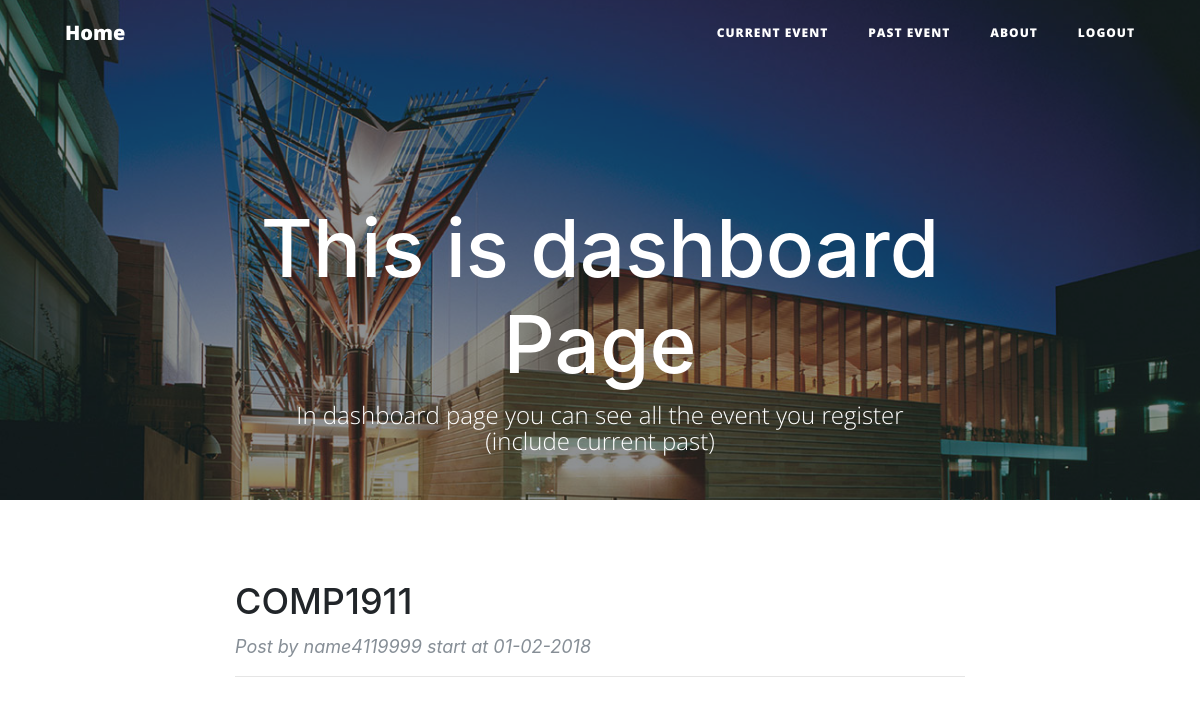
The page /dashboard/ (signed in) on the database its author committed.
### event.py (models this page shows, shortened)
class Event(db.Model):
    __tablename__ = 'events'
    event_id = db.Column(db.Integer, primary_key=True)
    title = db.Column(db.String(120))
    details = db.Column(db.UnicodeText)
    start = db.Column(db.String(80))
    end = db.Column(db.String(80))
    capacity = db.Column(db.Integer)
    status = db.Column(db.String(80))
    creater = db.Column(db.String(80))
    users = db.relationship('User',secondary=event_realation,
                            backref=db.backref('event_users_all', lazy='dynamic'))

### route.py (the view)
@app.route('/dashboard/')
@login_required
def dashboard():
    user = User.query.filter_by(zid = current_user.zid).one()
    return render_template('dashboard.html',regists = user.event_users_all.all())

### event.py (called while the page is built)
    @property
    def is_authenticated(self):
        return True

    @property
    def is_anonymous(self):
        return False

### server.py (called while the page is built)
@login_manager.user_loader
def load_user(user_id):
    return User.query.get(int(user_id))

### templates/dashboard.html
{% extends 'basedashboard.html' %}
{% block dash %}
<header class="masthead" style="background-image: url('{{ url_for('static',filename='asb-unsw-campus-53.jpg')}}'); width: auto; height:500px;">
    <div class="overlay"></div>
    <div class="container">
        <div class="row">
            <div class="col-lg-8 col-md-10 mx-auto">
                <div class="site-heading">
                    <h1>This is dashboard Page</h1>
                    <span class="subheading">In dashboard page you can see all the event you register</br>(include current past)</span>
                </div>
            </div>
        </div>
    </div>
</header>
<div class="container">
    <div class="row">
        <div class="col-lg-8 col-md-10 mx-auto">
            {% for event in regists %}
                {% if event.status == 'OPEN' %}
                    <div class="post-preview">
                        <a href="{{ url_for('user_info', eventId = event.event_id) }}">
                            <h2 class="post-title">
                                {{event.title}}
                            </h2>
                        </a>
                        <p class="post-meta">Post by {{ event.creater }} start at {{ event.start }}</p>
                    </div>
                    <hr>
                {% endif %}
            {% endfor %}
        </div>
    </div>
</div>
{% endblock %}

### rows shown on the page
Event: title "COMP1911", creater "name4119999", start "01-02-2018"
